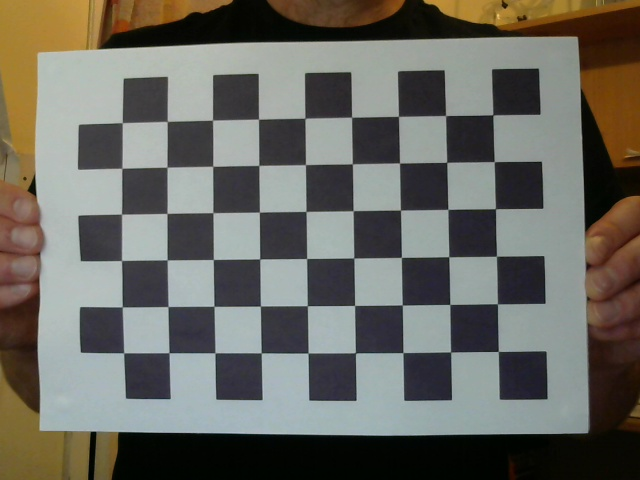
#> input picture data/calibration1.jpg, 640 x 480 px, given in place of VID_20230814_102451798.mp4, which was not available
$ jupyter execute --allow-errors 01_basic_exp.ipynb
#> lines starting #> are read from the running program, lines starting #| are printed output that depends on the picture; after the words box and inside, x2 and y2 are one past the last pixel; in counts of white or black regions, pixels touching at a corner belong together; pictures that were not available may be replaced by others from this repository, and a replacement may not be noted
[cell 1]
from pathlib import Path
import cv2
import matplotlib.pyplot as plt
import numpy as np

[cell 2]
DATA_ROOT = Path("../../data/private")
VIDEO_NAME = Path("VID_20230814_102451798.mp4")

# check if the video exists
#> (the rest of this cell did not finish here and is left out)

[cell 3]
# open video file with opencv
video = cv2.VideoCapture(str(DATA_ROOT/VIDEO_NAME))

# check if video opened successfully
if (video.isOpened() == False):
    raise Exception(f"Error opening video stream or file: {DATA_ROOT/VIDEO_NAME}")

# print video properties
print("Video properties:")
print("  - frame width:  ", video.get(cv2.CAP_PROP_FRAME_WIDTH))
print("  - frame height: ", video.get(cv2.CAP_PROP_FRAME_HEIGHT))
print("  - frame count:  ", video.get(cv2.CAP_PROP_FRAME_COUNT))
print("  - frame rate:   ", video.get(cv2.CAP_PROP_FPS))

[cell 4]
# reset the video reader
video.set(cv2.CAP_PROP_POS_FRAMES, 0)

# get first two frames from the video
ret, frame1 = video.read()
#> frame1 is the input picture: shape (480, 640, 3); mean B, G, R 97.8, 105, 106.1
ret, frame2 = video.read()

# show the frames
fig, ax = plt.subplots(1, 2, figsize=(10, 5))
ax[0].imshow(frame1[..., ::-1])
ax[1].imshow(frame2[..., ::-1])
plt.show()
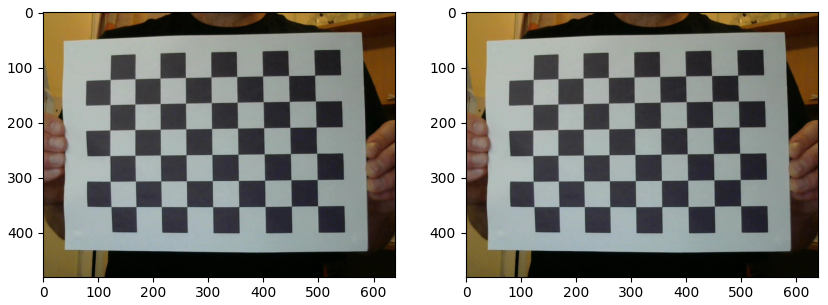
#> figure drawn by matplotlib, 2 panels

[cell 5]
# Rectify the images
gray1 = cv2.cvtColor(frame1, cv2.COLOR_BGR2GRAY)
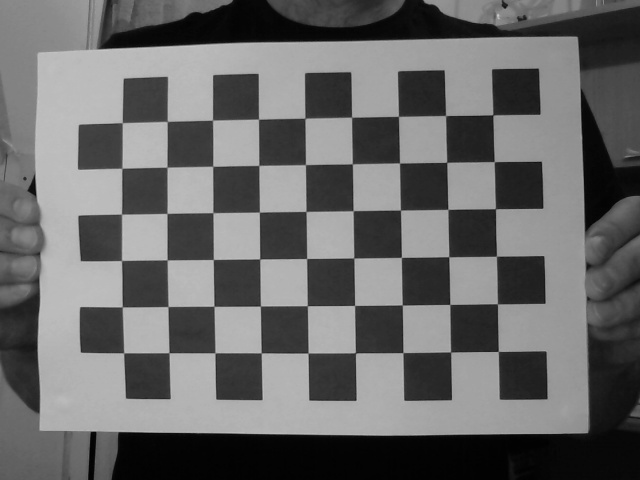
#> gray1: shape (480, 640); min 1, max 200, mean 104.5
gray2 = cv2.cvtColor(frame2, cv2.COLOR_BGR2GRAY)

# find keypoints and descriptors
orb = cv2.ORB_create()
kp1, des1 = orb.detectAndCompute(gray1, None)
#> kp1 = 500 keypoints; strongest (x, y, size): (306, 354, 31), (353, 304, 31), (213, 304, 31), (91, 433, 37.2)
kp2, des2 = orb.detectAndCompute(gray2, None)
#> kp2 has the same summary as kp1

# match features
bf = cv2.BFMatcher(cv2.NORM_HAMMING, crossCheck=True)
matches = bf.match(des1, des2)
#> matches = 500 matches
# matches = sorted(matches, key=lambda x: x.distance)

# draw matches
img_match = cv2.drawMatches(gray1, kp1, gray2, kp2, matches, None, flags=2)
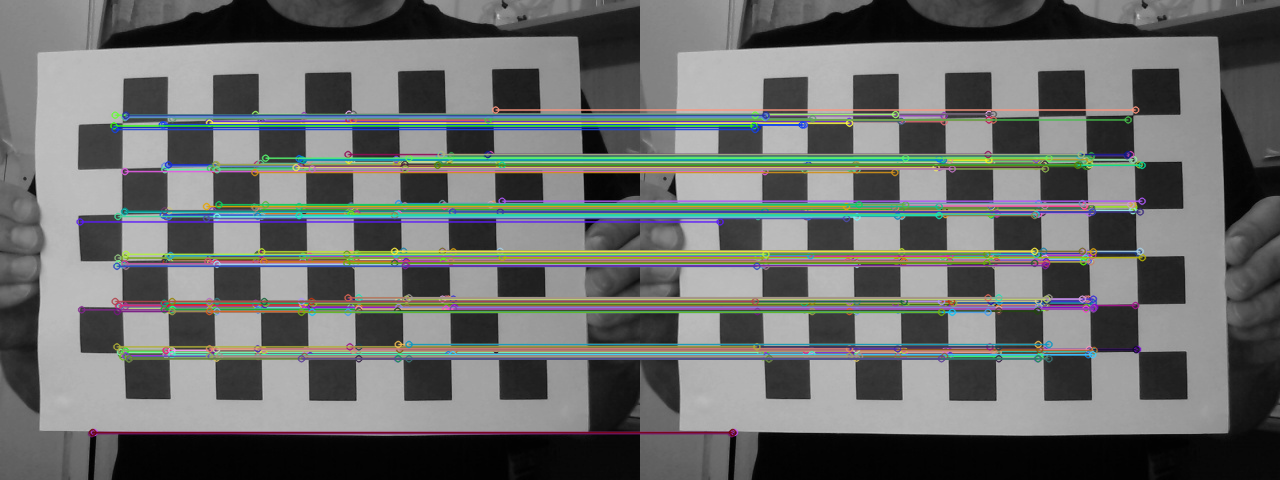
#> img_match: shape (480, 1280, 3); mean of channels 0, 1, 2 106.3, 108.1, 105.8; drawn as B, G, R

# show images
plt.figure(figsize=(20, 10))
plt.subplot(1, 2, 1)
plt.imshow(img_match)
plt.show()

[cell 6]
good_matches = matches # [:20]
#> good_matches = 500 matches
matched_keypoints1 = np.float32([kp1[m.queryIdx].pt for m in good_matches]).reshape(-1, 1, 2)
#> matched_keypoints1 = 500 rows, first 8: [170, 305], [450, 208], [446, 165], [404, 350], [493, 210], [354, 208], [214, 262], [448, 165]
matched_keypoints2 = np.float32([kp2[m.trainIdx].pt for m in good_matches]).reshape(-1, 1, 2)
#> matched_keypoints2 has the same summary as matched_keypoints1

# calculate homography matrix
homography_matrix1 = cv2.findHomography(matched_keypoints1, matched_keypoints2, cv2.RANSAC, 5.0)[0]
#> homography_matrix1 = [[1, -6.21e-16, 7.12e-14], [-4.57e-16, 1, -2.65e-14], [-2.62e-18, -3.85e-18, 1]]

# warp perspective
rectified_image1 = cv2.warpPerspective(frame1, homography_matrix1, (frame1.shape[1], frame1.shape[0]))

fig, ax = plt.subplots(1, 2, figsize=(15, 15))
ax[0].imshow(frame1[...,::-1])
ax[0].set_title('Original Image')
ax[1].imshow(rectified_image1[...,::-1])
ax[1].set_title('Rectified Image')

plt.show()
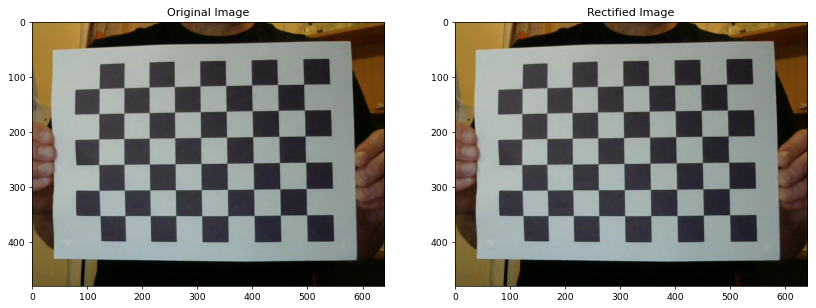
#> figure drawn by matplotlib, 2 panels

[cell 7]
# calculate disparity map
stereo = cv2.StereoBM_create(numDisparities=16, blockSize=31)
gray_rectified_image1 = cv2.cvtColor(rectified_image1, cv2.COLOR_BGR2GRAY)
disparity = stereo.compute(gray2, gray_rectified_image1)
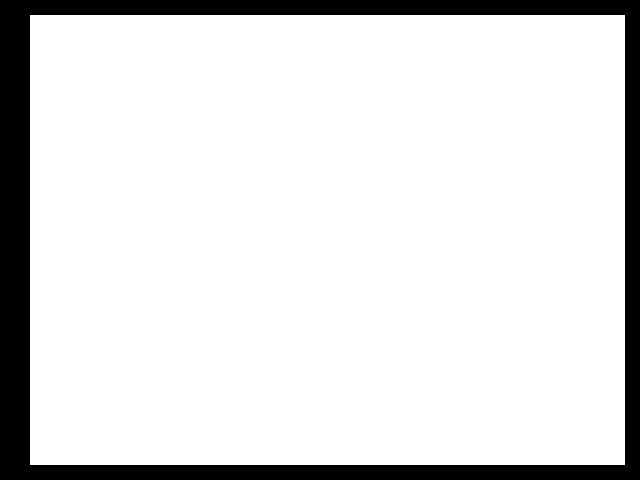
#> disparity: shape (480, 640) int16; values -16 (black) and 0 (white), 87.2% white; 1 black region, box (x1, y1, x2, y2) and area: (0, 0, 640, 480) 39450

DISPARITY_THRESHOLD = 0
# background_mask = (disparity < DISPARITY_THRESHOLD).astype(np.uint8)
foreground_mask = np.where(disparity >= DISPARITY_THRESHOLD)
#> foreground_mask = 267750 positions, rows 15 to 464, columns 30 to 624
background_mask = np.where(disparity < DISPARITY_THRESHOLD)
#> background_mask = 39450 positions, rows 0 to 479, columns 0 to 639

foreground = frame2.copy()
foreground[foreground_mask] = (0, 0, 255)
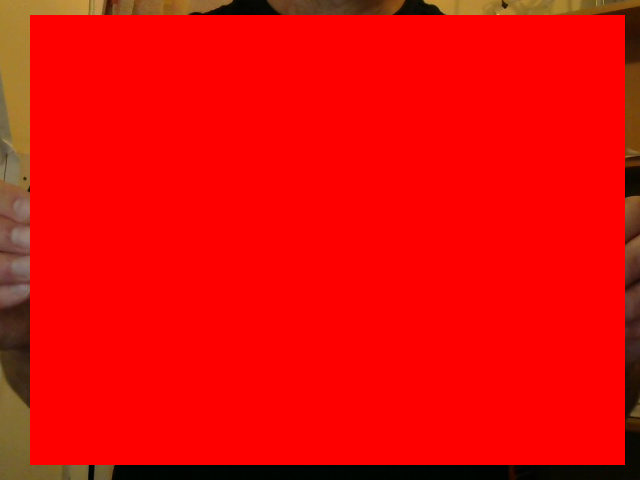
#> foreground: shape (480, 640, 3); mean B, G, R 4.1, 8.3, 233.6
background = frame2.copy()
background[background_mask] = (0, 0, 255)
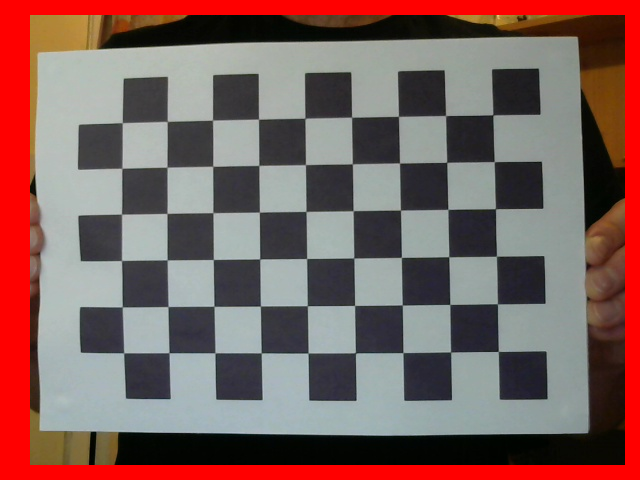
#> background: shape (480, 640, 3); 12.84% of pixels changed, all inside (x1, y1, x2, y2) = (0, 0, 640, 480)

fig, ax = plt.subplots(1, 3, figsize=(15, 5))
ax[0].imshow(foreground[..., ::-1])
ax[1].imshow(background[..., ::-1])
ax[2].imshow(disparity)
plt.show()
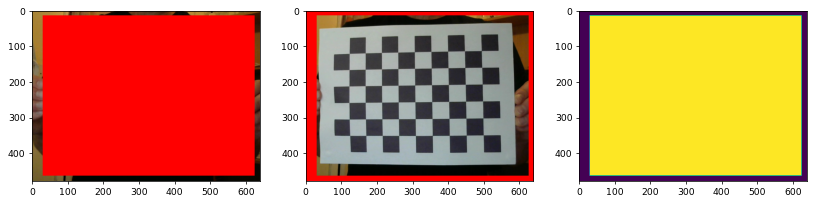
#> figure drawn by matplotlib, 3 panels

$ run again, on data/calibration2.jpg
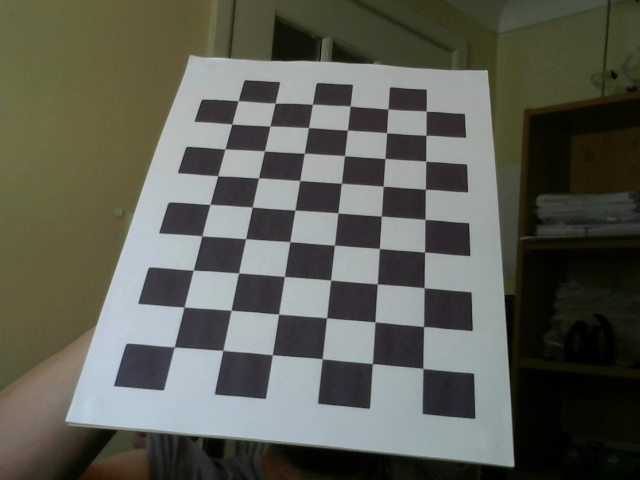
#> input picture data/calibration2.jpg, 640 x 480 px, given in place of VID_20230814_102451798.mp4, which was not available
#> frame1 is the input picture: shape (480, 640, 3); mean B, G, R 84.6, 93.6, 92.6
#> kp1 = 500 keypoints; strongest (x, y, size): (208, 206, 31), (200, 238, 31), (203, 238, 31), (208, 208, 37.2)
#> kp2 has the same summary as kp1
#> matches = 500 matches
#> `img_match = cv2.drawMatches(gray1, kp1, gray2, kp2, matches, None, fla..`:
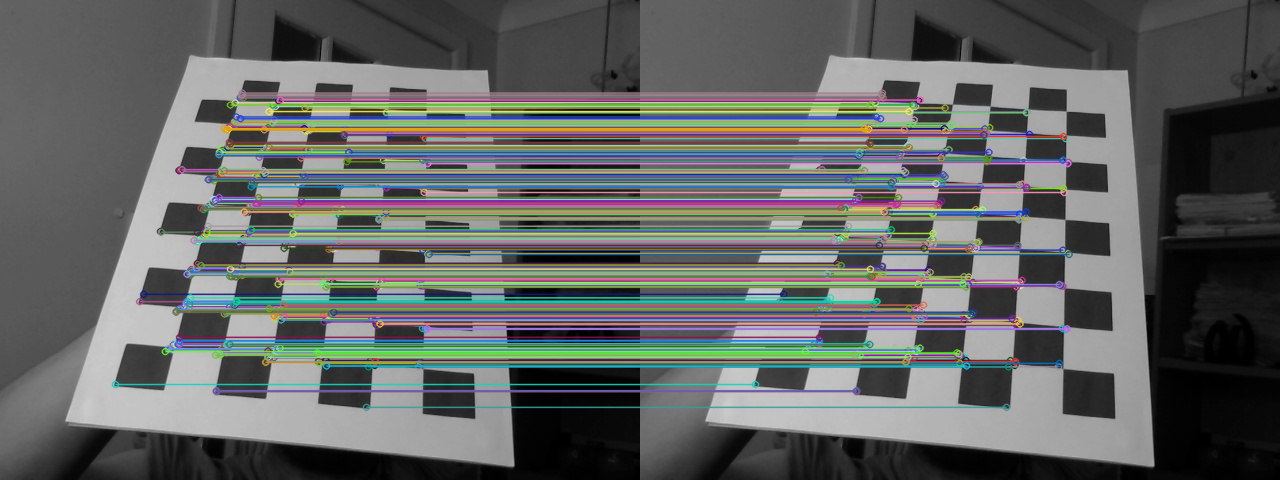
#> img_match: shape (480, 1280, 3); mean of channels 0, 1, 2 99.4, 100.9, 98.2; drawn as B, G, R
#> matched_keypoints1 = 500 rows, first 8: [376, 286], [321, 357], [182, 306], [307, 126], [234, 125], [271, 353], [339, 211], [296, 212]
#> matched_keypoints2 has the same summary as matched_keypoints1
#> homography_matrix1 = [[1, 7.56e-16, -4.29e-13], [-2.44e-16, 1, -2.38e-13], [-9.05e-19, 2.75e-18, 1]]
#> disparity: shape (480, 640) int16; values -16 (black) and 0 (white), 87.2% white; 1 black region, box (x1, y1, x2, y2) and area: (0, 0, 640, 480) 39450
#> foreground_mask = 267750 positions, rows 15 to 464, columns 30 to 624
#> background_mask = 39450 positions, rows 0 to 479, columns 0 to 639
#> background: shape (480, 640, 3); 12.84% of pixels changed, all inside (x1, y1, x2, y2) = (0, 0, 640, 480)
#> `plt.show()`:
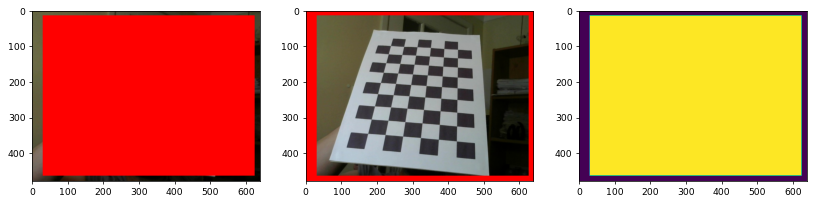
#> figure drawn by matplotlib, 3 panels
